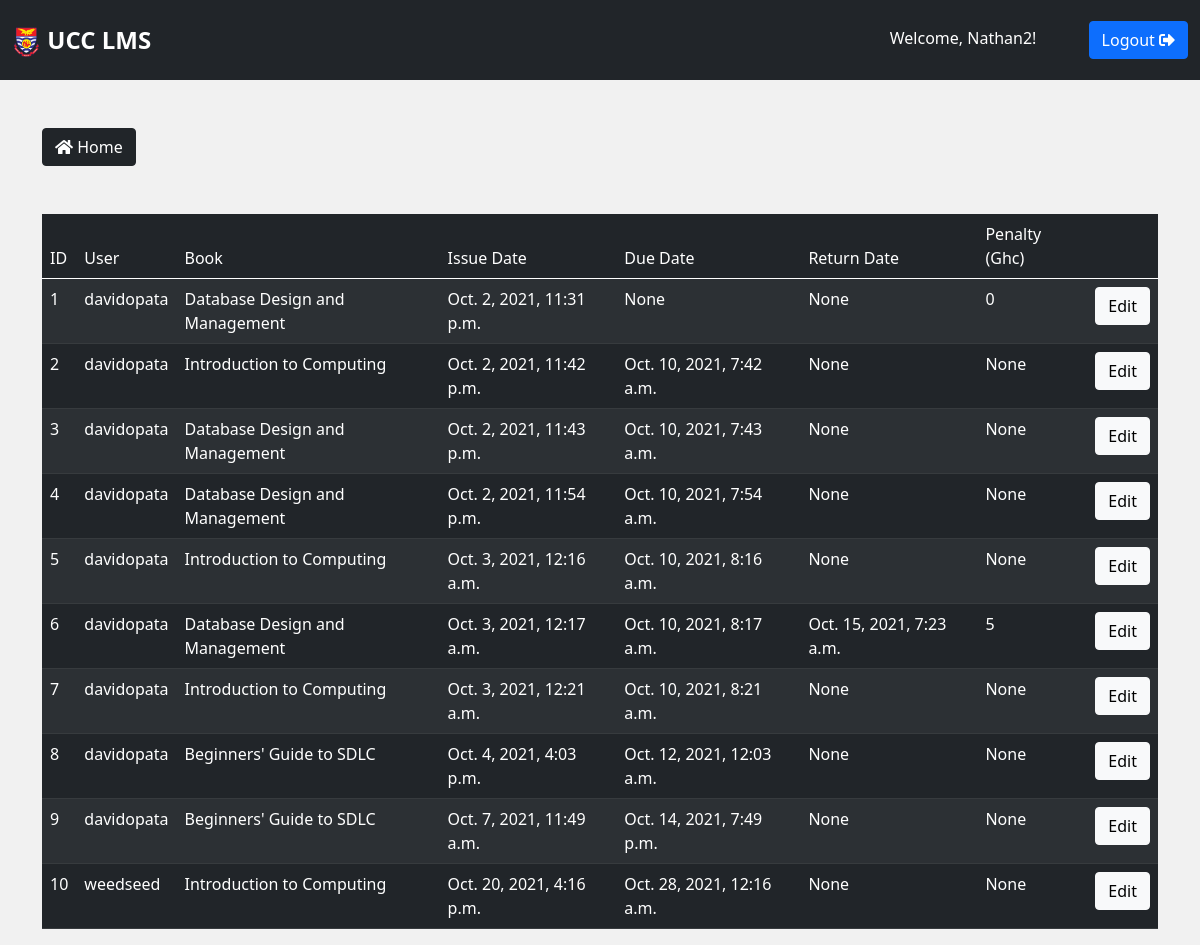
The app's page /book-records/ (signed in) with its own data.
### ucclms/models.py (models this page shows, shortened)
class BookRecord(models.Model):
    book = ForeignKey(Book, on_delete=models.CASCADE)
    user = models.ForeignKey(User, blank=False, null=False, on_delete=models.CASCADE)
    date_of_issue = models.DateTimeField(auto_now_add=True)
    due_date = models.DateTimeField(blank=True, null=True)
    date_of_return = models.DateTimeField(null=True, blank=True)
    dues = models.IntegerField(null=True, blank=True, default=0 )
    renewals_left = models.IntegerField(null=True, blank=True, default=0 )

class Book(models.Model):
    title = models.CharField(max_length = 255, blank=False, null=False)
    publisher = models.CharField(max_length = 255, blank=True, null=True)
    availability = models.IntegerField(default=0, blank=True, null=True)
    year = models.CharField(max_length = 4, blank=True, null=True)
    author = models.CharField(max_length = 255, blank=True, null=True)
    location = models.CharField(max_length = 255, blank=True, null=True)
    subject = models.ForeignKey(Subject, on_delete=models.SET_NULL, null=True, blank=True, related_name='booksubject')
    is_stolen = models.BooleanField(default=False)
    no_stolen = models.IntegerField(null=True, blank=True, default=0)
    def __str__(self):
        return self.title

### ucclms/views.py (the view)
# urls.py: path('book-records/', views.bookRecords, name='book-records'),
@login_required(login_url='login')
def bookRecords(request):
    book_records = BookRecord.objects.all()
    context = {'book_records': book_records}
    return render(request, 'ucclms/book-records.html', context)

### ucclms/templates/ucclms/book-records.html
{% extends 'base.html' %}
{% block content %}
<div class="container users mt-5">
    <a href="{% url 'admin-dashboard' %}" class="btn btn-dark mb-5"><i class="fas fa-home"></i> Home</a>
    <table class="table table-striped p-3 table-dark">
        <thead>
            <tr>
                <td>ID</td>
                <td>User</td>
                <td>Book</td>
                <td>Issue Date</td>
                <td>Due Date</td>
                <td>Return Date</td>
                <td>Penalty (Ghc)</td>
                <td></td>
            </tr>
        </thead>
        <tbody>
            {% for i in book_records %}
            <tr>
                <td>{{i.id}}</td>
                <td>{{i.user}}</td>
                <td>{{i.book}}</td>
                <td>{{i.date_of_issue}}</td>
                <td>{{i.due_date}}</td>
                <td>{{i.date_of_return}}</td>
                <td>{{i.dues}}</td>
                <td>
                    <a href="{% url 'edit-book-record' i.id %}" class="btn btn-light">Edit</a>
                </td>
            </tr>
            {% endfor %}
        </tbody>
    </table>
</div>
    {% endblock %}

### templates/base.html (shortened to what this page needs)
<!DOCTYPE html>
{% load static %}
<html lang="en">
<head>
    <link rel="stylesheet" type="text/css" href="{% static '/css/all.min.css' %}">
    <link rel="stylesheet" type="text/css" href="{% static '/css/sign-up.css' %}">
    <link rel="stylesheet" type="text/css" href="{% static '/css/bootstrap.css' %}">
    <link rel="stylesheet" type="text/css" href="{% static '/css/main.css' %}">
    <link rel="stylesheet" type="text/css" href="{% static '/css/dashstyle.css' %}">
    <link href="{% static 'libs/datatables/dataTables.bootstrap4.min.css' %}" rel="stylesheet" type="text/css" />
    <link href="{% static 'libs/datatables/responsive.bootstrap4.min.css' %}" rel="stylesheet" type="text/css" />
    <link href="{% static 'libs/datatables/buttons.bootstrap4.min.css' %}" rel="stylesheet" type="text/css" />
    <link href="{% static 'libs/datatables/select.bootstrap4.min.css' %}" rel="stylesheet" type="text/css" />
</head>
<body>
    <nav class="navbar navbar-dark bg-dark py-3">
        <div class="container-fluid">
            <div class="logo"><a href="/"><img src="{% static '/img/ucc_web_logo.png' %}" alt="logo.png" height='30px'>
                    UCC LMS</a></div>
            <div class="right">
                <span id="hello-msg" class="mx-5" style="text-transform: capitalize; color: white;">Welcome,
                    {{request.user}}!</span>
                <a href="{% url 'logout' %}" class="btn btn-primary">
                    Logout <i class="fas fa-sign-out-alt"></i>
                </a>
            </div>
        </div>
    </nav>
    {% block content %}
    {% endblock %}
</body>
</html>

### static/css/main.css (style rules this page uses)
* { margin: 0; padding: 0; box-sizing: border-box; }
body { background-color: rgb(241, 241, 241); }
a { text-decoration: none; }
nav.navbar { height: 10vh; }
nav.navbar a { color: #fff; }
nav .logo { font-weight: bold; font-size: 1.5rem; }

### records on screen
BookRecord: id "1", user "davidopata", book "Database Design and Management", date_of_issue "Oct. 2, 2021, 11:31 p.m.", due_date "None", date_of_return "None", dues "0"
BookRecord: id "2", user "davidopata", book "Introduction to Computing", date_of_issue "Oct. 2, 2021, 11:42 p.m.", due_date "Oct. 10, 2021, 7:42 a.m.", date_of_return "None", dues "None"
BookRecord: id "3", user "davidopata", book "Database Design and Management", date_of_issue "Oct. 2, 2021, 11:43 p.m.", due_date "Oct. 10, 2021, 7:43 a.m.", date_of_return "None", dues "None"
BookRecord: id "4", user "davidopata", book "Database Design and Management", date_of_issue "Oct. 2, 2021, 11:54 p.m.", due_date "Oct. 10, 2021, 7:54 a.m.", date_of_return "None", dues "None"
BookRecord: id "5", user "davidopata", book "Introduction to Computing", date_of_issue "Oct. 3, 2021, 12:16 a.m.", due_date "Oct. 10, 2021, 8:16 a.m.", date_of_return "None", dues "None"
BookRecord: id "6", user "davidopata", book "Database Design and Management", date_of_issue "Oct. 3, 2021, 12:17 a.m.", due_date "Oct. 10, 2021, 8:17 a.m.", date_of_return "Oct. 15, 2021, 7:23 a.m.", dues "5"
BookRecord: id "7", user "davidopata", book "Introduction to Computing", date_of_issue "Oct. 3, 2021, 12:21 a.m.", due_date "Oct. 10, 2021, 8:21 a.m.", date_of_return "None", dues "None"
BookRecord: id "8", user "davidopata", book "Beginners' Guide to SDLC", date_of_issue "Oct. 4, 2021, 4:03 p.m.", due_date "Oct. 12, 2021, 12:03 a.m.", date_of_return "None", dues "None"
BookRecord: id "9", user "davidopata", book "Beginners' Guide to SDLC", date_of_issue "Oct. 7, 2021, 11:49 a.m.", due_date "Oct. 14, 2021, 7:49 p.m.", date_of_return "None", dues "None"
BookRecord: id "10", user "weedseed", book "Introduction to Computing", date_of_issue "Oct. 20, 2021, 4:16 p.m.", due_date "Oct. 28, 2021, 12:16 a.m.", date_of_return "None", dues "None"

### other values on screen
{{ request.user }} "Nathan2"
